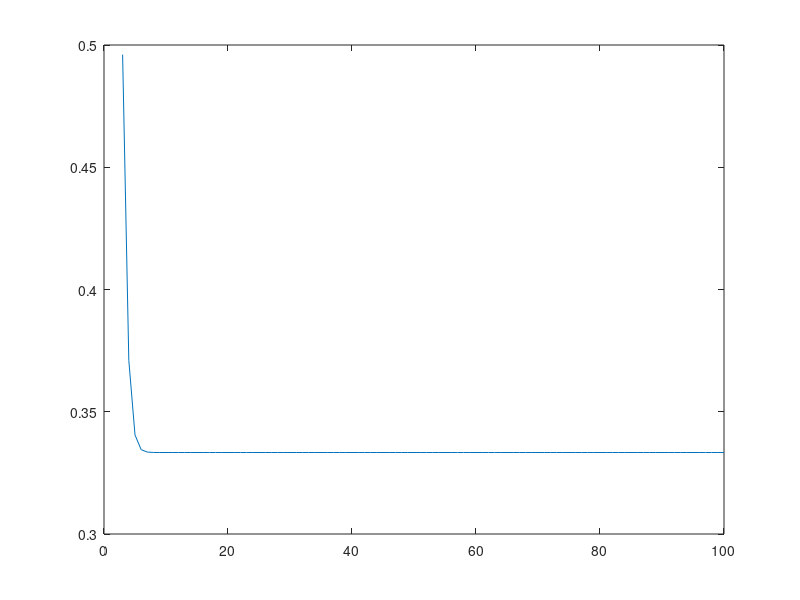

Reproduce this figure in MATLAB.
f=@(x) 1/factorial(x)
for k=3:100
sumT=0;
sumM=0;
sumS=0; 
for i=0:k-1
sumM=sumM+0.5*f(i)+0.5*f(i+1)
endfor
for i=0:k-1
sumT=sumT+f(i); 
endfor
sumS=2*sumM/3+sumT/3;
z(k-2)=abs(sumS-e);
x(k-2)=k;
disp(z);
endfor
plot(x,z);